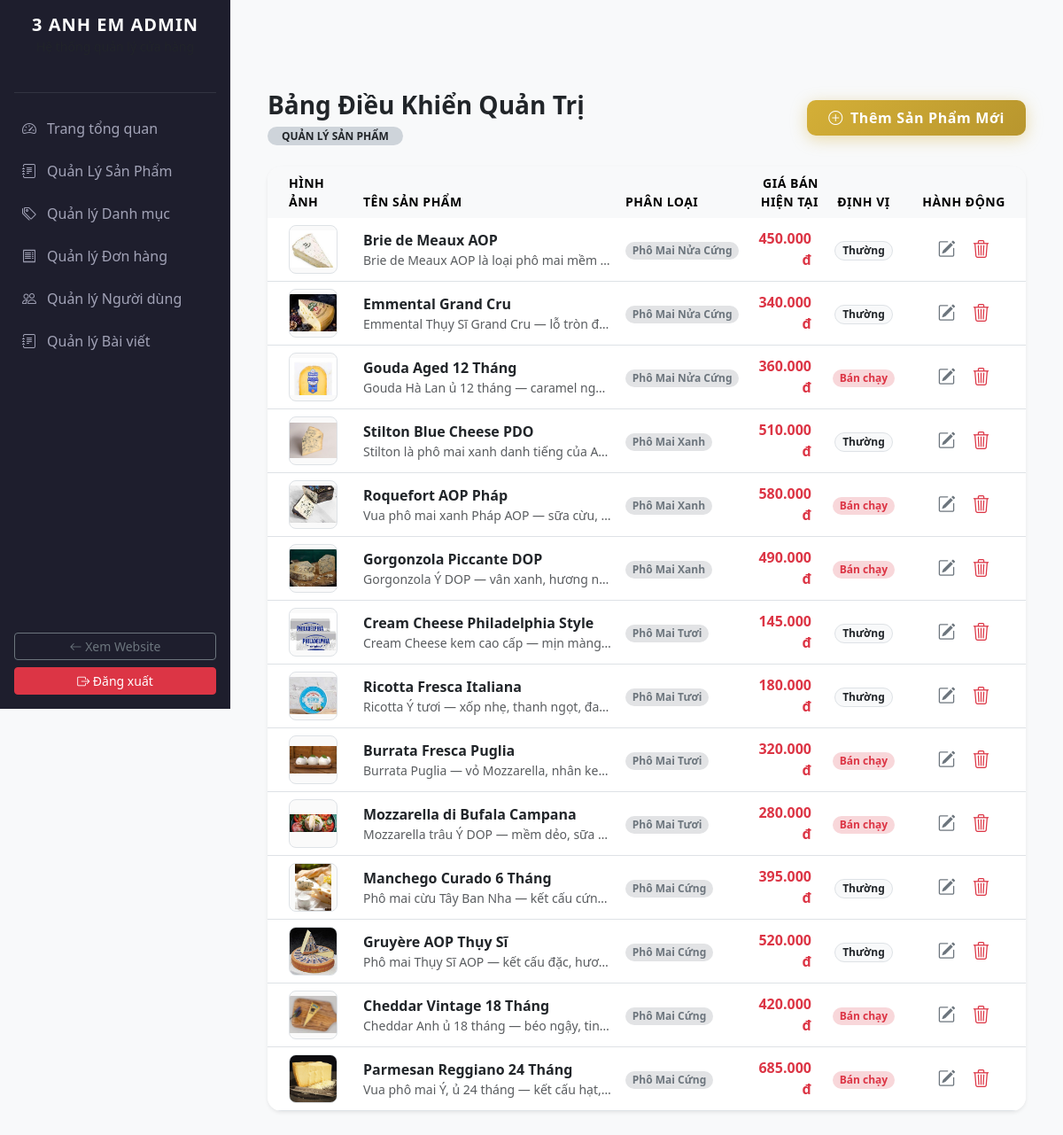
/phomai3anhem/admin/admin-products.php, run on an earlier commit of the app's database.
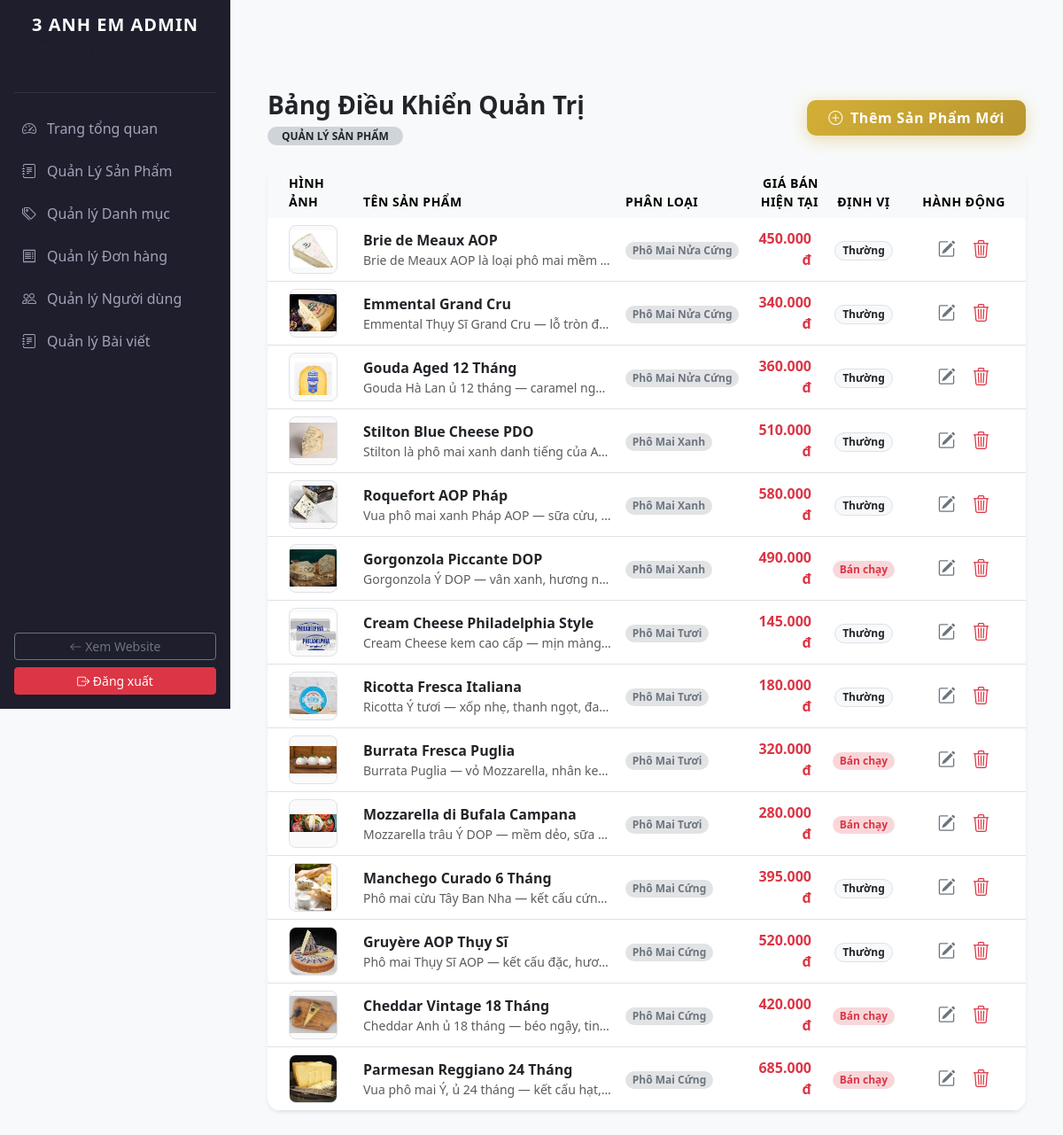
And on a later commit of the database.
### tables this page shows
CREATE TABLE `products` (
  `id` int(10) UNSIGNED NOT NULL,
  `category_id` int(10) UNSIGNED NOT NULL,
  `name` varchar(200) NOT NULL,
  `slug` varchar(220) NOT NULL,
  `description` text DEFAULT NULL,
  `short_desc` varchar(300) DEFAULT NULL,
  `price` decimal(12,0) NOT NULL,
  `original_price` decimal(12,0) DEFAULT NULL,
  `stock` int(10) UNSIGNED NOT NULL DEFAULT 0,
  `weight_gram` int(10) UNSIGNED DEFAULT NULL,
  `origin` varchar(100) DEFAULT NULL,
  `image` varchar(255) DEFAULT NULL,
  `is_featured` tinyint(1) NOT NULL DEFAULT 0,
  `is_active` tinyint(1) NOT NULL DEFAULT 1,
  `created_at` datetime NOT NULL DEFAULT current_timestamp(),
  `updated_at` datetime NOT NULL DEFAULT current_timestamp() ON UPDATE current_timestamp()
);

CREATE TABLE `categories` (
  `id` int(10) UNSIGNED NOT NULL,
  `name` varchar(100) NOT NULL,
  `slug` varchar(120) NOT NULL,
  `description` text DEFAULT NULL,
  `icon` varchar(50) DEFAULT NULL,
  `created_at` datetime NOT NULL DEFAULT current_timestamp()
);

### phomai3anhem/admin/admin-products.php (the view, shortened to what the changed rows need)
<?php
include_once '../config/db.php';
include_once 'includes/header.php';
$stmt_prods = $pdo->query("SELECT p.*, c.name AS category_name FROM products p
                           LEFT JOIN categories c ON p.category_id = c.id
                           ORDER BY p.id DESC");
$products = $stmt_prods->fetchAll();
?>
<div class="container my-5 pt-4">
    <div class="card border-0 shadow-sm rounded-4 overflow-hidden bg-white">
        <div class="table-responsive">
            <table class="table table-hover align-middle mb-0">
                <thead class="table-light text-secondary small text-uppercase" style="letter-spacing: 0.5px;">
                    <tr>
                        <th class="border-0 ps-4" style="width: 100px;">Hình ảnh</th>
                        <th class="border-0">Tên Sản Phẩm</th>
                        <th class="border-0">Phân Loại</th>
                        <th class="border-0 text-end">Giá Bán hiện tại</th>
                        <th class="border-0 text-center">Định Vị</th>
                        <th class="border-0 text-center" style="width: 140px;">Hành động</th>
                    </tr>
                </thead>
                <tbody>
                    <?php if (count($products) > 0): ?>
                        <?php foreach ($products as $prod): ?>
                            <tr>
                                <td class="ps-4">
                                    <img src="../assets/img/<?= !empty($prod['image']) ? $prod['image'] : 'default.jpg'; ?>"
                                         class="rounded-3 border" style="width: 55px; height: 55px; object-fit: contain; background: #fafafa;" alt="<?= htmlspecialchars($prod['name']); ?>">
                                </td>
                                <td>
                                    <div class="fw-bold text-dark mb-0"><?= htmlspecialchars($prod['name']); ?></div>
                                    <small class="text-muted d-block text-truncate" style="max-width: 280px;"><?= htmlspecialchars($prod['short_desc'] ?? 'Chưa cấu hình mô tả cụ thể...'); ?></small>
                                </td>
                                <td>
                                    <span class="badge bg-secondary-subtle text-secondary rounded-pill px-2.5 py-1.5 small">
                                        <?= htmlspecialchars($prod['category_name'] ?? 'Mặc định'); ?>
                                    </span>
                                </td>
                                <td class="text-end fw-bold text-danger fs-6 pe-3">
                                    <?= number_format($prod['price'], 0, ',', '.'); ?> đ
                                </td>
                                <td class="text-center">
                                    <?php if (isset($prod['is_featured']) && $prod['is_featured'] == 1): ?>
                                        <span class="badge bg-danger-subtle text-danger rounded-pill px-2.5 py-1 small fw-bold">Bán chạy</span>
                                    <?php else: ?>
                                        <span class="badge bg-light text-dark rounded-pill px-2.5 py-1 small border">Thường</span>
                                    <?php endif; ?>
                                </td>
                                <td class="text-center">
                                    <div class="btn-group gap-1">
                                        <button class="btn btn-sm btn-outline-secondary rounded-3 border-0 px-2"
                                                onclick='openEditModal(<?= json_encode($prod, JSON_HEX_APOS | JSON_HEX_QUOT); ?>)' title="Chỉnh sửa">
                                            <i class="bi bi-pencil-square fs-5"></i>
                                        </button>
                                        <a href="admin-process.php?action=delete&id=<?= $prod['id']; ?>"
                                           class="btn btn-sm btn-outline-danger rounded-3 border-0 px-2"
                                           onclick="return confirm('Bạn có chắc chắn muốn xóa sản phẩm này hoàn toàn khỏi Database?')" title="Xóa bỏ">
                                            <i class="bi bi-trash3 fs-5"></i>
                                        </a>
                                    </div>
                                </td>
                            </tr>
                        <?php endforeach; ?>
                    <?php else: ?>
                        <tr>
                            <td colspan="6" class="text-center py-5 text-muted small">Cơ sở dữ liệu trống. Hãy nhấn nút phía trên để khởi tạo sản phẩm đầu tiên!</td>
                        </tr>
                    <?php endif; ?>
                </tbody>
            </table>
        </div>
    </div>
</div>
<?php include_once 'includes/footer.php'; ?>

What changed in the data, as far as the page shows it:
changed products "Gouda Aged 12 Tháng": is_featured "Bán chạy" → "Thường"
changed products "Roquefort AOP Pháp": is_featured "Bán chạy" → "Thường"
